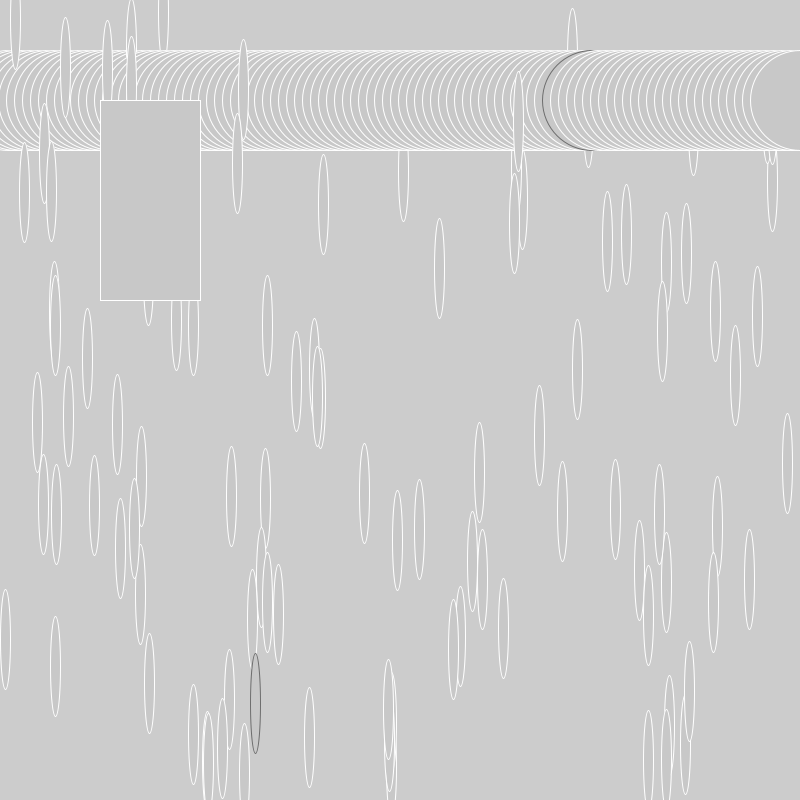
Frame 1 (no input)
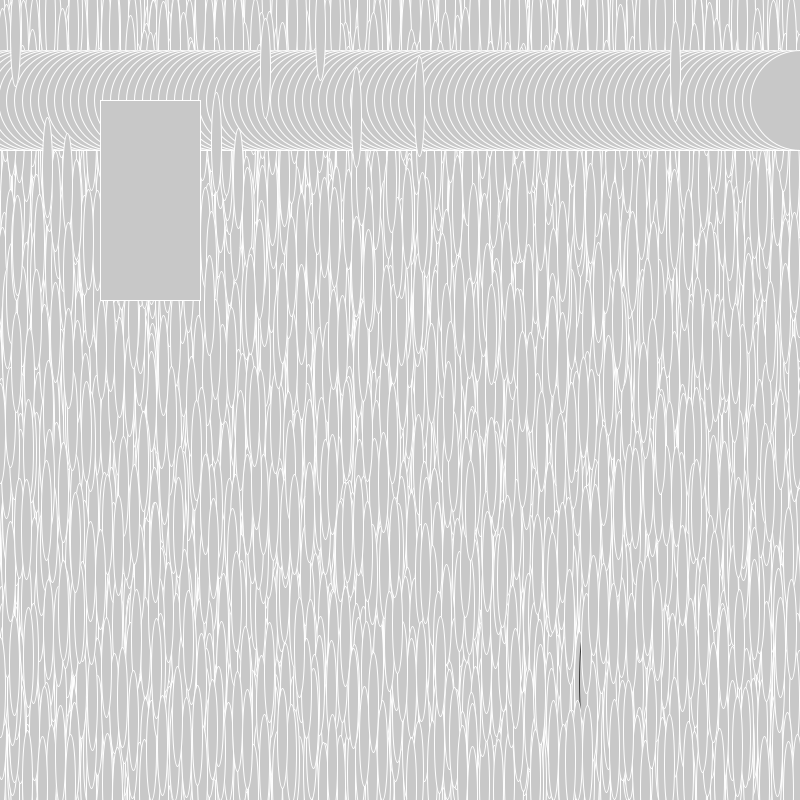
Frame 60 (the mouse pressed at the canvas centre just before this capture)
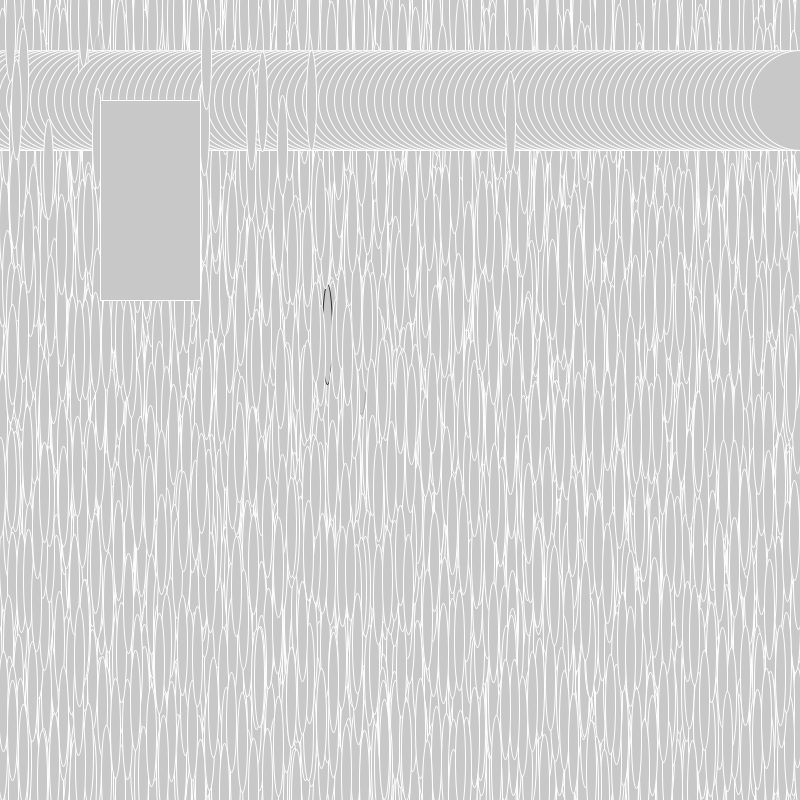
Frame 120 (the mouse held since frame 60 and released just before this capture)

The Processing sketch that drew these frames (run headless with seeded random() and noise(); from frame 60 on, the mouse is pressed at the canvas centre):

// Processing sketch: processing_15639
// ── processing_15639.pde

int compteur;

void setup() {
  size(800,800);
  compteur = 0;
}
  void draw() {
    compteur = 0;
    fill(200,200,200);
  while (compteur< 100){
  compteur++;
  stroke(random(100000));
  ellipse(compteur*8,100,100,100);
    rect(100,100,100,200);
    ellipse(random(800),random(800),10,100);
    
    
   
 
    }
    
      
  }          
                
